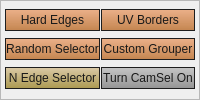
             <widget class="QFrame" name="frame_selectTools">
              <property name="sizePolicy">
               <sizepolicy hsizetype="Preferred" vsizetype="Preferred">
                <horstretch>0</horstretch>
                <verstretch>0</verstretch>
               </sizepolicy>
              </property>
              <property name="minimumSize">
               <size>
                <width>0</width>
                <height>0</height>
               </size>
              </property>
              <property name="maximumSize">
               <size>
                <width>16777215</width>
                <height>16777215</height>
               </size>
              </property>
              <property name="font">
               <font>
                <family>Segoe UI</family>
               </font>
              </property>
              <property name="styleSheet">
               <string notr="true">QPushButton{ 
 border:1px solid rgb(30,30,30);
background-color: qlineargradient(spread:pad, x1:1, y1:1, x2:1, y2:0, stop:0 rgba(189, 118, 57, 225), stop:1 rgba(235, 158, 108, 195));
color:rgb(25,25,25);}
QPushButton:hover{ 
 border:1px solid rgb(30,30,30);
background-color: qlineargradient(spread:pad, x1:1, y1:1, x2:1, y2:0, stop:0 rgba(189, 118, 57, 225), stop:1 rgba(255, 178, 128, 195));
color:rgb(25,25,25);
text-decoration: underline!important;
}
QPushButton:pressed{ 
 border:1px solid rgb(30,30,30);
background-color: qlineargradient(spread:pad, x1:1, y1:1, x2:1, y2:0, stop:0 rgba(235, 158, 108, 195), stop:1 rgba( 189, 118, 57, 225));
color:rgb(25,25,25);}</string>
              </property>
              <property name="frameShape">
               <enum>QFrame::StyledPanel</enum>
              </property>
              <property name="frameShadow">
               <enum>QFrame::Raised</enum>
              </property>
              <layout class="QGridLayout" name="gridLayout_2">
               <property name="leftMargin">
                <number>4</number>
               </property>
               <property name="topMargin">
                <number>2</number>
               </property>
               <property name="rightMargin">
                <number>4</number>
               </property>
               <property name="bottomMargin">
                <number>4</number>
               </property>
               <property name="spacing">
                <number>1</number>
               </property>
               <item row="2" column="1">
                <widget class="QPushButton" name="btn_toggleCamSel">
                 <property name="minimumSize">
                  <size>
                   <width>0</width>
                   <height>17</height>
                  </size>
                 </property>
                 <property name="maximumSize">
                  <size>
                   <width>16777215</width>
                   <height>22</height>
                  </size>
                 </property>
                 <property name="font">
                  <font>
                   <family>Segoe UI</family>
                  </font>
                 </property>
                 <property name="cursor">
                  <cursorShape>PointingHandCursor</cursorShape>
                 </property>
                 <property name="statusTip">
                  <string>Toggle camera based selection.</string>
                 </property>
                 <property name="styleSheet">
                  <string notr="true">*.QPushButton{ 
background-color: qlineargradient(spread:pad, x1:1, y1:1, x2:1, y2:0, stop:0 rgba(135, 135, 135, 225), stop:1 rgba(185,185, 185, 195));
border:1px solid rgb(30,30,30);
color: rgb( 25,25,25 );
}
*.QPushButton:hover{ 
background-color: qlineargradient(spread:pad, x1:1, y1:1, x2:1, y2:0, stop:0 rgba(155, 155, 155, 225), stop:1 rgba(205,205, 205, 195));
border:1px solid rgb(30,30,30);
color: rgb( 25,25,25 );
text-decoration: underline!important;
}
*.QPushButton:pressed{ 
background-color: qlineargradient(spread:pad, x1:1, y1:1, x2:1, y2:0, stop:0 rgba(175, 175, 175, 195), stop:1 rgba(115,115, 115, 225));
border:1px solid rgb(30,30,30);
color: rgb( 25,25,25 );
}</string>
                 </property>
                 <property name="text">
                  <string>Turn CamSel On</string>
                 </property>
                </widget>
               </item>
               <item row="2" column="0">
                <widget class="QPushButton" name="btn_NEdgeSelector">
                 <property name="minimumSize">
                  <size>
                   <width>0</width>
                   <height>17</height>
                  </size>
                 </property>
                 <property name="maximumSize">
                  <size>
                   <width>16777215</width>
                   <height>22</height>
                  </size>
                 </property>
                 <property name="font">
                  <font>
                   <family>Segoe UI</family>
                  </font>
                 </property>
                 <property name="cursor">
                  <cursorShape>PointingHandCursor</cursorShape>
                 </property>
                 <property name="statusTip">
                  <string>Select every N edge.</string>
                 </property>
                 <property name="styleSheet">
                  <string notr="true">QPushButton{ 
 border:1px solid rgb(30,30,30);
background-color: qlineargradient(spread:pad, x1:1, y1:1, x2:1, y2:0, stop:0 rgba(165, 145,65, 235), stop:1 rgba(215, 195, 155, 215));
color:rgb(25,25,25);}

QPushButton:hover{ 
 border:1px solid rgb(30,30,30);
background-color: qlineargradient(spread:pad, x1:1, y1:1, x2:1, y2:0, stop:0 rgba(175, 164, 85, 255), stop:1 rgba(225, 215, 175, 195));
color:rgb(25,25,25);}

QPushButton:pressed{ 
 border:1px solid rgb(30,30,30);
background-color: qlineargradient(spread:pad, x1:1, y1:1, x2:1, y2:0, stop:0 rgba(215, 195, 155, 215), stop:1 rgba(165, 145,65, 235));
color:rgb(25,25,25);}</string>
                 </property>
                 <property name="text">
                  <string>N Edge Selector</string>
                 </property>
                </widget>
               </item>
               <item row="1" column="0">
                <widget class="QPushButton" name="btn_randomSelector">
                 <property name="minimumSize">
                  <size>
                   <width>0</width>
                   <height>17</height>
                  </size>
                 </property>
                 <property name="maximumSize">
                  <size>
                   <width>16777215</width>
                   <height>22</height>
                  </size>
                 </property>
                 <property name="font">
                  <font>
                   <family>Segoe UI</family>
                  </font>
                 </property>
                 <property name="cursor">
                  <cursorShape>PointingHandCursor</cursorShape>
                 </property>
                 <property name="statusTip">
                  <string>Random select by ratio.</string>
                 </property>
                 <property name="text">
                  <string>Random Selector</string>
                 </property>
                </widget>
               </item>
               <item row="1" column="1">
                <widget class="QPushButton" name="btn_customGrouper">
                 <property name="minimumSize">
                  <size>
                   <width>0</width>
                   <height>17</height>
                  </size>
                 </property>
                 <property name="maximumSize">
                  <size>
                   <width>16777215</width>
                   <height>22</height>
                  </size>
                 </property>
                 <property name="font">
                  <font>
                   <family>Segoe UI</family>
                  </font>
                 </property>
                 <property name="cursor">
                  <cursorShape>PointingHandCursor</cursorShape>
                 </property>
                 <property name="statusTip">
                  <string>Custom random group.</string>
                 </property>
                 <property name="text">
                  <string>Custom Grouper</string>
                 </property>
                </widget>
               </item>
               <item row="0" column="0">
                <widget class="QPushButton" name="btn_hardEdges">
                 <property name="minimumSize">
                  <size>
                   <width>0</width>
                   <height>17</height>
                  </size>
                 </property>
                 <property name="maximumSize">
                  <size>
                   <width>16777215</width>
                   <height>22</height>
                  </size>
                 </property>
                 <property name="font">
                  <font>
                   <family>Segoe UI</family>
                  </font>
                 </property>
                 <property name="cursor">
                  <cursorShape>PointingHandCursor</cursorShape>
                 </property>
                 <property name="statusTip">
                  <string>Select hard edges.</string>
                 </property>
                 <property name="text">
                  <string>Hard Edges</string>
                 </property>
                </widget>
               </item>
               <item row="0" column="1">
                <widget class="QPushButton" name="btn_UVBorders">
                 <property name="minimumSize">
                  <size>
                   <width>0</width>
                   <height>17</height>
                  </size>
                 </property>
                 <property name="maximumSize">
                  <size>
                   <width>16777215</width>
                   <height>22</height>
                  </size>
                 </property>
                 <property name="font">
                  <font>
                   <family>Segoe UI</family>
                  </font>
                 </property>
                 <property name="cursor">
                  <cursorShape>PointingHandCursor</cursorShape>
                 </property>
                 <property name="statusTip">
                  <string>Select UV borders.</string>
                 </property>
                 <property name="text">
                  <string>UV Borders</string>
                 </property>
                </widget>
               </item>
              </layout>
             </widget>
